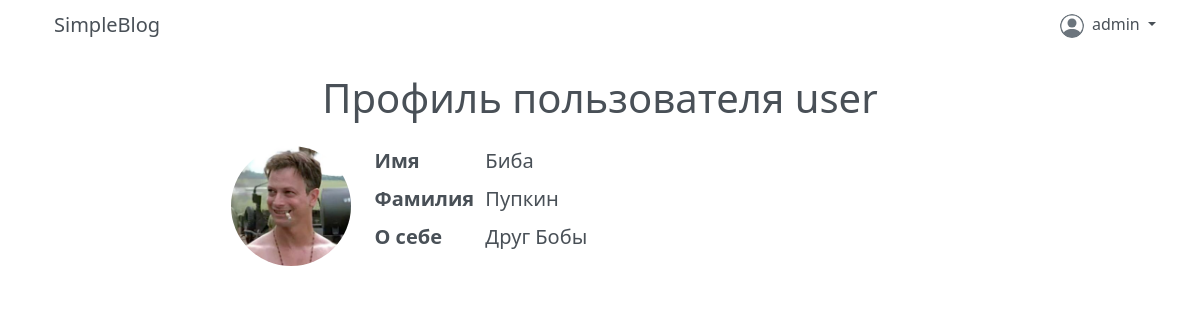
The app's page /profile/2 (signed in) with its own data.
### app_userauth/models.py (models this page shows)
class UserProfile(models.Model):
    user = models.OneToOneField(User, on_delete=models.CASCADE, related_name='profile')
    first_name = models.CharField(max_length=50, blank=True, default=str, verbose_name='Имя')
    last_name = models.CharField(max_length=50, blank=True, default=str, verbose_name='Фамилия')
    about = models.TextField(max_length=200, blank=True, default=str, verbose_name='О себе')
    avatar = models.ImageField(upload_to=GetUserDirectory('avatars'),
                               default='avatars/default.svg', verbose_name='Аватар')

### app_userauth/views.py (the view)
# urls.py: path('profile/<int:pk>', UserProfileDetail.as_view(), name='user_profile_detail')
class UserProfileDetail(generic.DetailView):
    model = UserProfile

### templatetags/common_tags.py (called while the page is built)
@register.inclusion_tag('navbar.html', takes_context=True)
def navbar(context):
    return context

### app_userauth/templates/app_userauth/userprofile_detail.html (shortened to what this page needs)
{% extends 'base_container.html' %}
{% block content %}
     <div class="row justify-content-center content-container">
        <div class="col-12 gy-4">
            <div class="row text-center">
                <h1>Профиль пользователя {{ object.user.username }}</h1>
            </div>
        </div>
        <div class="col-2 gy-3 profile-avatar-container">
            <img
                  src="{{ object.avatar.url }}"
                  class="rounded-circle"
                  style="width: 120px; height: 120px"
                  alt="Avatar"
                />
        </div>
        <div class="col-7 gy-3 fs-5">
            <dl class="row">
              <dt class="col-sm-2">Имя</dt>
              <dd class="col-sm-10">{{ object.first_name }}</dd>
              <dt class="col-sm-2">Фамилия</dt>
              <dd class="col-sm-10">{{ object.last_name }}</dd>
              <dt class="col-sm-2">О себе</dt>
              <dd class="col-sm-10">{{ object.about }}</dd>
            </dl>
        </div>
     </div>
{% endblock content %}

### templates/navbar.html (shortened to what this page needs)
{% load staticfiles %}
<div class="row">
    <div class="col navbar-col">
        <nav class="navbar navbar-expand-lg">
            <div class="container-fluid navbar-container">
                <a class="navbar-brand mb-0 h1" href="{% url 'records_list' %}">
                    SimpleBlog
                </a>
                {% if not request.user.is_authenticated %}
                        <div class="navbar-nav">
                            <a href="{% url 'login' %}" class="btn nav-link btn-login-logout">Войти / Зарегистрироваться</a>
                        </div>
                    {% else %}
                        <div class="nav-item dropdown">
                            <a class="navbar-text dropdown-toggle" href="#" id="navbarDropdownMenuLink" role="button" data-bs-toggle="dropdown" aria-expanded="false">
                                <img src="{{ request.user.profile.avatar.url }}" class="img-nav rounded-circle me-1">
                                {{ request.user.username }}
                            </a>
                        </div>
                    {% endif %}
            </div>
        </nav>
    </div>
</div>

### static/css/blog_styles.css (style rules this page uses)
.navbar-col { padding-left: 0; }
.navbar-container { padding-right: 2px; }
.content-container { border-radius: 5px; padding-bottom: 20px; margin-bottom: 20px; max-width: 72rem; }
.profile-avatar-container { display: flex; align-items: flex-start; justify-content: flex-end; }
a { color: var(--bs-gray-700); text-decoration: none; }
body { color: var(--bs-gray-700); }
.img-nav { width: 24px; height: 24px; }

### records on screen
UserProfile: user.username "user", avatar (picture), first_name "Биба", last_name "Пупкин", about "Друг Бобы"

### other values on screen
{{ request.user.username }} "admin"
